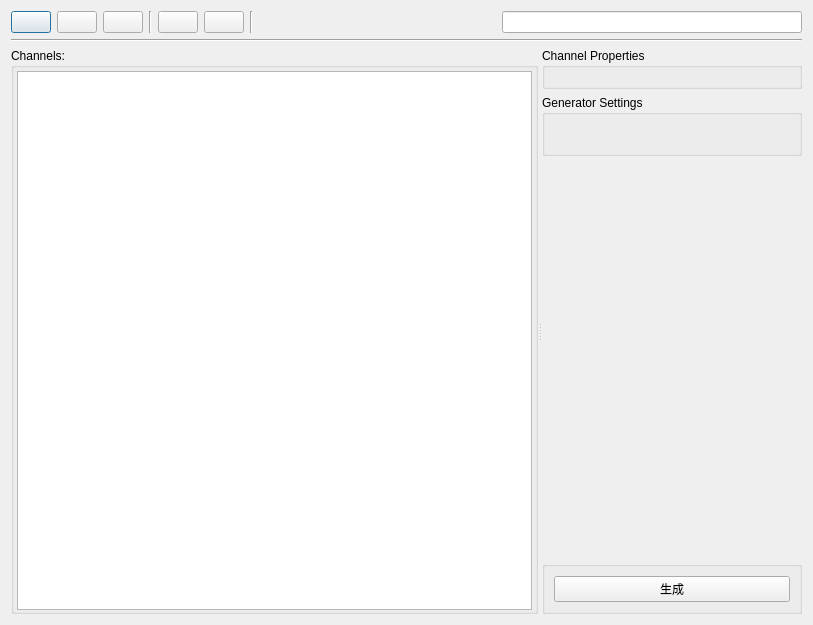
<?xml version="1.0" encoding="UTF-8"?>
<ui version="4.0">
 <class>noraPoseGeneratorWindow</class>
 <widget class="QDialog" name="noraPoseGeneratorWindow">
  <property name="geometry">
   <rect>
    <x>0</x>
    <y>0</y>
    <width>813</width>
    <height>625</height>
   </rect>
  </property>
  <property name="windowTitle">
   <string>Dialog</string>
  </property>
  <property name="toolTip">
   <string/>
  </property>
  <property name="styleSheet">
   <string notr="true">font: 9pt &quot;微软雅黑&quot;;</string>
  </property>
  <layout class="QVBoxLayout" name="verticalLayout_3">
   <item>
    <layout class="QHBoxLayout" name="horizontalLayout">
     <item>
      <widget class="QPushButton" name="saveButton">
       <property name="toolTip">
        <string>保存配置</string>
       </property>
       <property name="statusTip">
        <string/>
       </property>
       <property name="text">
        <string/>
       </property>
      </widget>
     </item>
     <item>
      <widget class="QPushButton" name="readButton">
       <property name="toolTip">
        <string>读取配置</string>
       </property>
       <property name="text">
        <string/>
       </property>
      </widget>
     </item>
     <item>
      <widget class="QPushButton" name="refreshButton">
       <property name="sizePolicy">
        <sizepolicy hsizetype="Minimum" vsizetype="Fixed">
         <horstretch>0</horstretch>
         <verstretch>0</verstretch>
        </sizepolicy>
       </property>
       <property name="toolTip">
        <string>重新读取当前配置</string>
       </property>
       <property name="text">
        <string/>
       </property>
      </widget>
     </item>
     <item>
      <widget class="Line" name="line_2">
       <property name="orientation">
        <enum>Qt::Vertical</enum>
       </property>
      </widget>
     </item>
     <item>
      <widget class="QPushButton" name="settingsButton">
       <property name="toolTip">
        <string>设置</string>
       </property>
       <property name="text">
        <string/>
       </property>
      </widget>
     </item>
     <item>
      <widget class="QPushButton" name="addButton">
       <property name="sizePolicy">
        <sizepolicy hsizetype="Fixed" vsizetype="Fixed">
         <horstretch>0</horstretch>
         <verstretch>0</verstretch>
        </sizepolicy>
       </property>
       <property name="toolTip">
        <string>添加选中对象</string>
       </property>
       <property name="text">
        <string/>
       </property>
      </widget>
     </item>
     <item>
      <widget class="Line" name="line_3">
       <property name="orientation">
        <enum>Qt::Vertical</enum>
       </property>
      </widget>
     </item>
     <item>
      <spacer name="horizontalSpacer">
       <property name="orientation">
        <enum>Qt::Horizontal</enum>
       </property>
       <property name="sizeHint" stdset="0">
        <size>
         <width>1</width>
         <height>20</height>
        </size>
       </property>
      </spacer>
     </item>
     <item>
      <widget class="QLineEdit" name="LastConfigPath">
       <property name="minimumSize">
        <size>
         <width>300</width>
         <height>0</height>
        </size>
       </property>
      </widget>
     </item>
    </layout>
   </item>
   <item>
    <widget class="Line" name="line">
     <property name="orientation">
      <enum>Qt::Horizontal</enum>
     </property>
    </widget>
   </item>
   <item>
    <widget class="QSplitter" name="splitter">
     <property name="orientation">
      <enum>Qt::Horizontal</enum>
     </property>
     <widget class="QWidget" name="verticalLayoutWidget">
      <layout class="QVBoxLayout" name="verticalLayout">
       <item>
        <widget class="QGroupBox" name="groupBox_3">
         <property name="sizePolicy">
          <sizepolicy hsizetype="Preferred" vsizetype="Expanding">
           <horstretch>0</horstretch>
           <verstretch>0</verstretch>
          </sizepolicy>
         </property>
         <property name="title">
          <string>Channels:</string>
         </property>
         <layout class="QHBoxLayout" name="horizontalLayout_2">
          <property name="spacing">
           <number>3</number>
          </property>
          <property name="leftMargin">
           <number>3</number>
          </property>
          <property name="topMargin">
           <number>3</number>
          </property>
          <property name="rightMargin">
           <number>3</number>
          </property>
          <property name="bottomMargin">
           <number>1</number>
          </property>
          <item>
           <widget class="QTableWidget" name="tableWidget">
            <property name="columnCount">
             <number>0</number>
            </property>
           </widget>
          </item>
         </layout>
        </widget>
       </item>
      </layout>
     </widget>
     <widget class="QWidget" name="verticalLayoutWidget_2">
      <layout class="QVBoxLayout" name="verticalLayout_2">
       <item>
        <widget class="QGroupBox" name="ChannelSetings">
         <property name="title">
          <string>Channel Properties</string>
         </property>
         <layout class="QVBoxLayout" name="verticalLayout_5">
          <item>
           <layout class="QGridLayout" name="ChannelPropertiesLayout"/>
          </item>
         </layout>
        </widget>
       </item>
       <item>
        <widget class="QGroupBox" name="GeneratorSettings">
         <property name="title">
          <string>Generator Settings</string>
         </property>
         <layout class="QHBoxLayout" name="horizontalLayout_4">
          <item>
           <layout class="QGridLayout" name="GeneratorSettingsLayout"/>
          </item>
          <item>
           <spacer name="horizontalSpacer_2">
            <property name="orientation">
             <enum>Qt::Horizontal</enum>
            </property>
            <property name="sizeHint" stdset="0">
             <size>
              <width>40</width>
              <height>20</height>
             </size>
            </property>
           </spacer>
          </item>
         </layout>
        </widget>
       </item>
       <item>
        <spacer name="verticalSpacer">
         <property name="orientation">
          <enum>Qt::Vertical</enum>
         </property>
         <property name="sizeHint" stdset="0">
          <size>
           <width>20</width>
           <height>40</height>
          </size>
         </property>
        </spacer>
       </item>
       <item>
        <widget class="QGroupBox" name="ExecuteGroup">
         <property name="title">
          <string/>
         </property>
         <layout class="QHBoxLayout" name="horizontalLayout_3">
          <item>
           <widget class="QPushButton" name="GenerateButton">
            <property name="text">
             <string>生成</string>
            </property>
           </widget>
          </item>
         </layout>
        </widget>
       </item>
      </layout>
     </widget>
    </widget>
   </item>
  </layout>
 </widget>
 <resources/>
 <connections/>
</ui>
